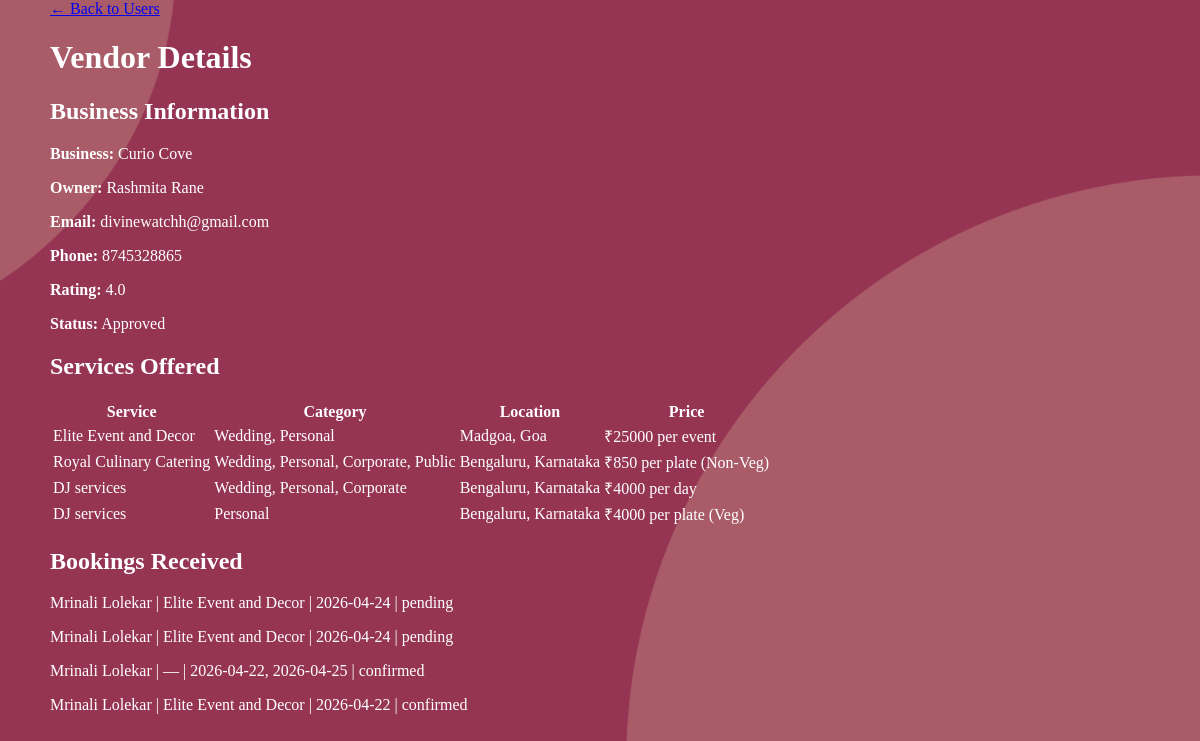
The app's page /admin/view_vendor/13 (signed in) with its own data.
### tables this page shows
CREATE TABLE manager_profiles (
            id INTEGER PRIMARY KEY AUTOINCREMENT,
            user_id INTEGER NOT NULL,
            business_name TEXT NOT NULL,
            phone TEXT NOT NULL,
            license_path TEXT, -- Path to uploaded JPEG/PDF license
            bio TEXT,
            base_price REAL DEFAULT 0.0,
            rating REAL DEFAULT 0.0, profile_pic TEXT, location TEXT, -- For the "Ratings/Reviews system"
            FOREIGN KEY (user_id) REFERENCES users (id) ON DELETE CASCADE
        );

CREATE TABLE users (
            id INTEGER PRIMARY KEY AUTOINCREMENT,
            full_name TEXT NOT NULL,
            email TEXT UNIQUE NOT NULL,
            password TEXT NOT NULL,
            role TEXT CHECK(role IN ('user', 'admin', 'eventmanager')) NOT NULL,
            is_approved INTEGER DEFAULT 0, -- 0=Pending, 1=Approved by Admin
            created_at TIMESTAMP DEFAULT CURRENT_TIMESTAMP
        , reset_otp TEXT, is_active INTEGER DEFAULT 1);

CREATE TABLE services (
                id INTEGER PRIMARY KEY AUTOINCREMENT,
                manager_id INTEGER NOT NULL,
                category TEXT,
                service_name TEXT NOT NULL,
                service_location TEXT,       
                services_offered TEXT,       
                experience_years INTEGER,    
                pricing TEXT,                
                images TEXT,                 
                description TEXT, unavailable_dates TEXT, pkg_basic_name TEXT DEFAULT 'Basic (Silver)', pkg_basic_price REAL DEFAULT 0.0, pkg_basic_desc TEXT, pkg_premium_name TEXT DEFAULT 'Premium (Gold)', pkg_premium_price REAL DEFAULT 0.0, pkg_premium_desc TEXT, pkg_luxury_name TEXT DEFAULT 'Luxury (Platinum)', pkg_luxury_price REAL DEFAULT 0.0, pkg_luxury_desc TEXT, package_tier TEXT DEFAULT 'Standard', is_active INTEGER DEFAULT 1,
                FOREIGN KEY (manager_id) REFERENCES users (id) ON DELETE CASCADE
            );

CREATE TABLE bookings (
            id INTEGER PRIMARY KEY AUTOINCREMENT,
            client_id INTEGER NOT NULL,
            manager_id INTEGER NOT NULL,
            service_id INTEGER,
            event_date DATE NOT NULL,
            status TEXT DEFAULT 'pending', -- pending, confirmed, rejected
            total_amount REAL,
            payment_status TEXT DEFAULT 'unpaid',
            created_at TIMESTAMP DEFAULT CURRENT_TIMESTAMP, client_phone TEXT, client_message TEXT, selected_package TEXT, event_location TEXT, cancelled_by TEXT, cancel_reason TEXT, transaction_id TEXT, receipt_number TEXT, cf_order_id TEXT,
            FOREIGN KEY (client_id) REFERENCES users (id),
            FOREIGN KEY (manager_id) REFERENCES users (id),
            FOREIGN KEY (service_id) REFERENCES services (id)
        );

### app.py (the view)
@app.route('/admin/view_vendor/<int:vendor_id>')
def admin_view_vendor(vendor_id):
    if 'user_id' not in session or session['role'] != 'admin':
        return redirect(url_for('index'))
    conn = get_db_connection()
    vendor = conn.execute('''
        SELECT u.*, m.business_name, m.phone, m.license_path, m.rating
        FROM users u
        JOIN manager_profiles m ON u.id=m.user_id
        WHERE u.id=? AND u.role='eventmanager'
    ''', (vendor_id,)).fetchone()
    if not vendor:
        conn.close()
        flash("Vendor not found.")
        return redirect(url_for('admin_users'))
    services = conn.execute("SELECT * FROM services WHERE manager_id=?", (vendor_id,)).fetchall()
    bookings = conn.execute('''
        SELECT b.*, u.full_name as client_name, s.service_name
        FROM bookings b
        JOIN users u ON b.client_id=u.id
        LEFT JOIN services s ON b.service_id=s.id
        WHERE b.manager_id=? ORDER BY b.created_at DESC
    ''', (vendor_id,)).fetchall()
    conn.close()
    return render_template('admin_view_vendor.html', vendor=vendor, services=services, bookings=bookings)

### app.py (called while the page is built)
def get_db_connection():
    conn = sqlite3.connect('database.db', timeout=10)
    conn.row_factory = sqlite3.Row
    conn.execute("PRAGMA foreign_keys = ON")
    return conn

### frontend/templates/admin_view_vendor.html
<!DOCTYPE html><html lang="en"><head><meta charset="UTF-8"><meta name="viewport" content="width=device-width, initial-scale=1"><title>Vendor Details | Evenzo Admin</title><link rel="stylesheet" href="{{ url_for('static', filename='styles.css') }}"></head><body><main class="main" style="margin:0 auto;max-width:1100px"><a href="{{ url_for('admin_users') }}" class="btn btn-outline">← Back to Users</a><h1>Vendor Details</h1><div class="card"><h2>Business Information</h2><p><strong>Business:</strong> {{ vendor.business_name }}</p><p><strong>Owner:</strong> {{ vendor.full_name }}</p><p><strong>Email:</strong> {{ vendor.email }}</p><p><strong>Phone:</strong> {{ vendor.phone or '—' }}</p><p><strong>Rating:</strong> {{ vendor.rating or 'No ratings yet' }}</p><p><strong>Status:</strong> {{ 'Approved' if vendor.is_approved else 'Pending Approval' }}</p></div><div class="card"><h2>Services Offered</h2>{% if services %}<table><tr><th>Service</th><th>Category</th><th>Location</th><th>Price</th></tr>{% for s in services %}<tr><td>{{ s.service_name }}</td><td>{{ s.category }}</td><td>{{ s.service_location }}</td><td>₹{{ s.pricing }}</td></tr>{% endfor %}</table>{% else %}<p>No services listed yet.</p>{% endif %}</div><div class="card"><h2>Bookings Received</h2>{% for b in bookings %}<p>{{ b.client_name }} | {{ b.service_name or '—' }} | {{ b.event_date }} | {{ b.status }}</p>{% else %}<p>No bookings found.</p>{% endfor %}</div></main></body></html>

### frontend/static/styles.css (style rules this page uses)
body { margin: 0; padding: 0; background: url('/static/images/5.png'); color: white; background-size: cover; background-position: center; background-attachment: fixed; }
body { animation: fadeIn 0.8s ease-out; }
.main { animation: fadeIn 1s ease-out; }

### records on screen
manager_profiles: business_name "Curio Cove", phone "8745328865", rating "4.0"
users: full_name "Rashmita Rane", email "divinewatchh@gmail.com", is_approved "Approved"
services: service_name "Elite Event and Decor", category "Wedding, Personal", service_location "Madgoa, Goa", pricing "25000 per event"
services: service_name "Royal Culinary Catering", category "Wedding, Personal, Corporate, Public", service_location "Bengaluru, Karnataka", pricing "850 per plate (Non-Veg)"
services: service_name "DJ services", category "Wedding, Personal, Corporate", service_location "Bengaluru, Karnataka", pricing "4000 per day"
services: service_name "DJ services", category "Personal", service_location "Bengaluru, Karnataka", pricing "4000 per plate (Veg)"
bookings: client_name "Mrinali Lolekar", service_name "Elite Event and Decor", event_date "2026-04-24", status "pending"
bookings: client_name "Mrinali Lolekar", service_name "Elite Event and Decor", event_date "2026-04-24", status "pending"
bookings: client_name "Mrinali Lolekar", service_name "—", event_date "2026-04-22, 2026-04-25", status "confirmed"
bookings: client_name "Mrinali Lolekar", service_name "Elite Event and Decor", event_date "2026-04-22", status "confirmed"
